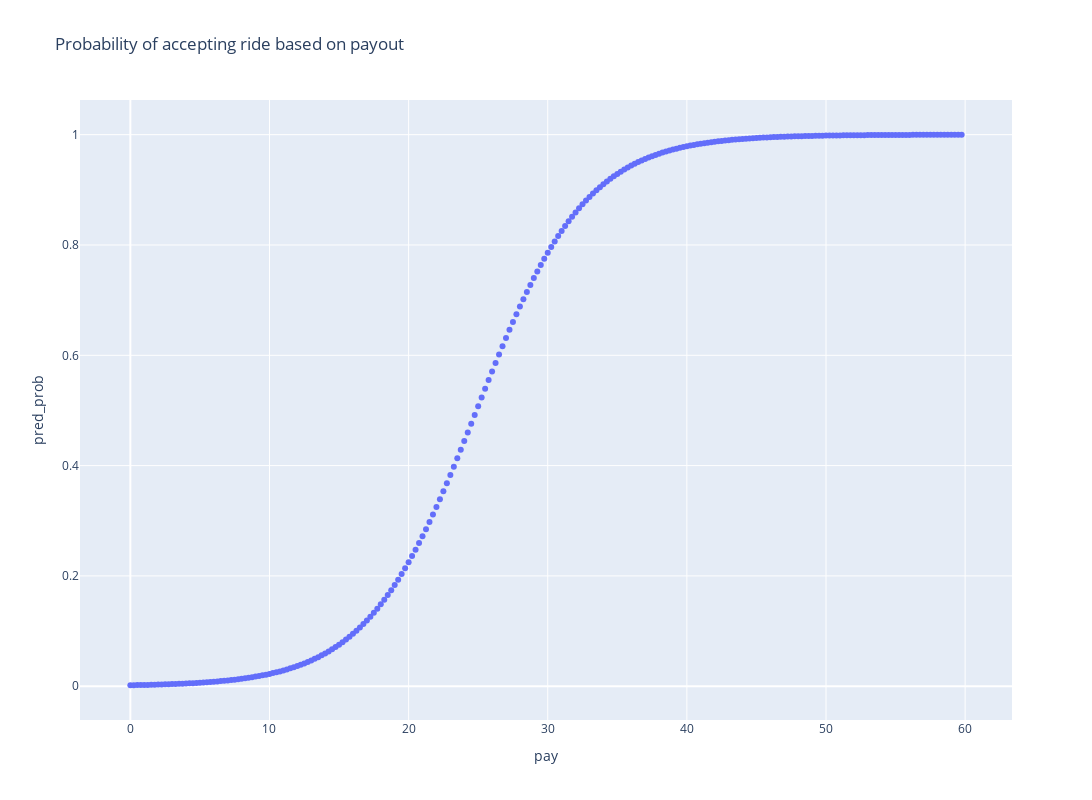

This figure's notebook cell:
### Code cell
plot_payouts = pd.Series(np.arange(0,60, step  =.25), name = 'pay')
predictions = pd.Series(logit.predict(plot_payouts), name = 'pred_prob')
a = pd.DataFrame({'pay':plot_payouts,'pred_prob':predictions})
px.scatter(a, 
            x = 'pay', 
            y = 'pred_prob',
            title = 'Probability of accepting ride based on payout',
            height = 800,
            width = 1600).show()

### Figure 1 — Plotly figure (JSON) as saved in the notebook; plotly's stock layout.template omitted (floating-point values rounded to 4 significant figures; data arrays with more than 128 entries replaced by an {"elided": "..."} marker saying what was removed)
{"data": [{"hovertemplate": "pay=%{x}<br>pred_prob=%{y}<extra></extra>", "legendgroup": "", "marker": {"color": "#636efa", "symbol": "circle"}, "mode": "markers", "name": "", "orientation": "v", "showlegend": false, "type": "scatter", "x": {"elided": "240 float values"}, "xaxis": "x", "y": {"elided": "240 float values"}, "yaxis": "y"}], "layout": {"height": 800, "legend": {"tracegroupgap": 0}, "title": {"text": "Probability of accepting ride based on payout"}, "width": 1600, "xaxis": {"anchor": "y", "domain": [0, 1], "title": {"text": "pay"}}, "yaxis": {"anchor": "x", "domain": [0, 1], "title": {"text": "pred_prob"}}}}
